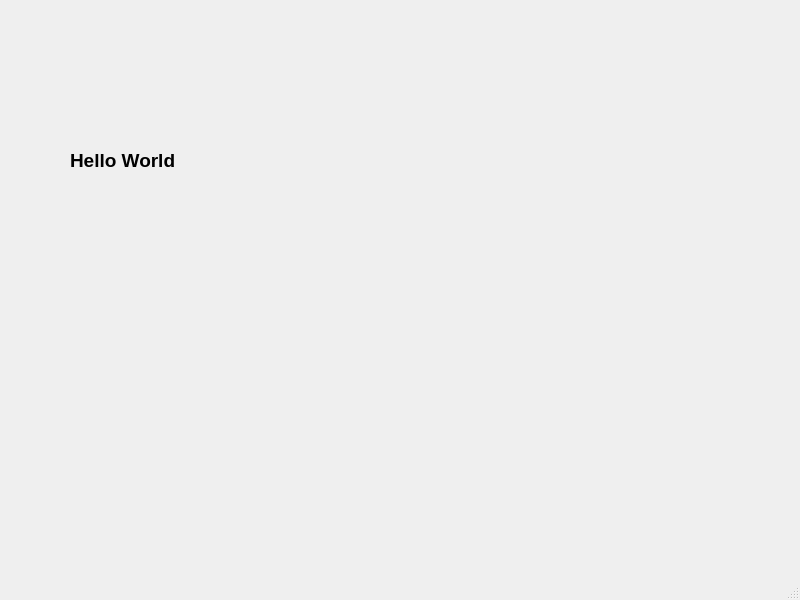
<?xml version="1.0" encoding="UTF-8"?>
<ui version="4.0">
 <class>MainWindow</class>
 <widget class="QMainWindow" name="MainWindow">
  <property name="geometry">
   <rect>
    <x>0</x>
    <y>0</y>
    <width>800</width>
    <height>600</height>
   </rect>
  </property>
  <property name="windowTitle">
   <string>MainWindow</string>
  </property>
  <widget class="QWidget" name="centralwidget">
   <widget class="QLabel" name="label">
    <property name="geometry">
     <rect>
      <x>70</x>
      <y>130</y>
      <width>121</width>
      <height>61</height>
     </rect>
    </property>
    <property name="font">
     <font>
      <pointsize>14</pointsize>
      <italic>false</italic>
      <bold>true</bold>
      <underline>false</underline>
      <strikeout>false</strikeout>
     </font>
    </property>
    <property name="text">
     <string>Hello World</string>
    </property>
   </widget>
  </widget>
  <widget class="QMenuBar" name="menubar">
   <property name="geometry">
    <rect>
     <x>0</x>
     <y>0</y>
     <width>800</width>
     <height>21</height>
    </rect>
   </property>
  </widget>
  <widget class="QStatusBar" name="statusbar"/>
 </widget>
 <resources/>
 <connections/>
</ui>
